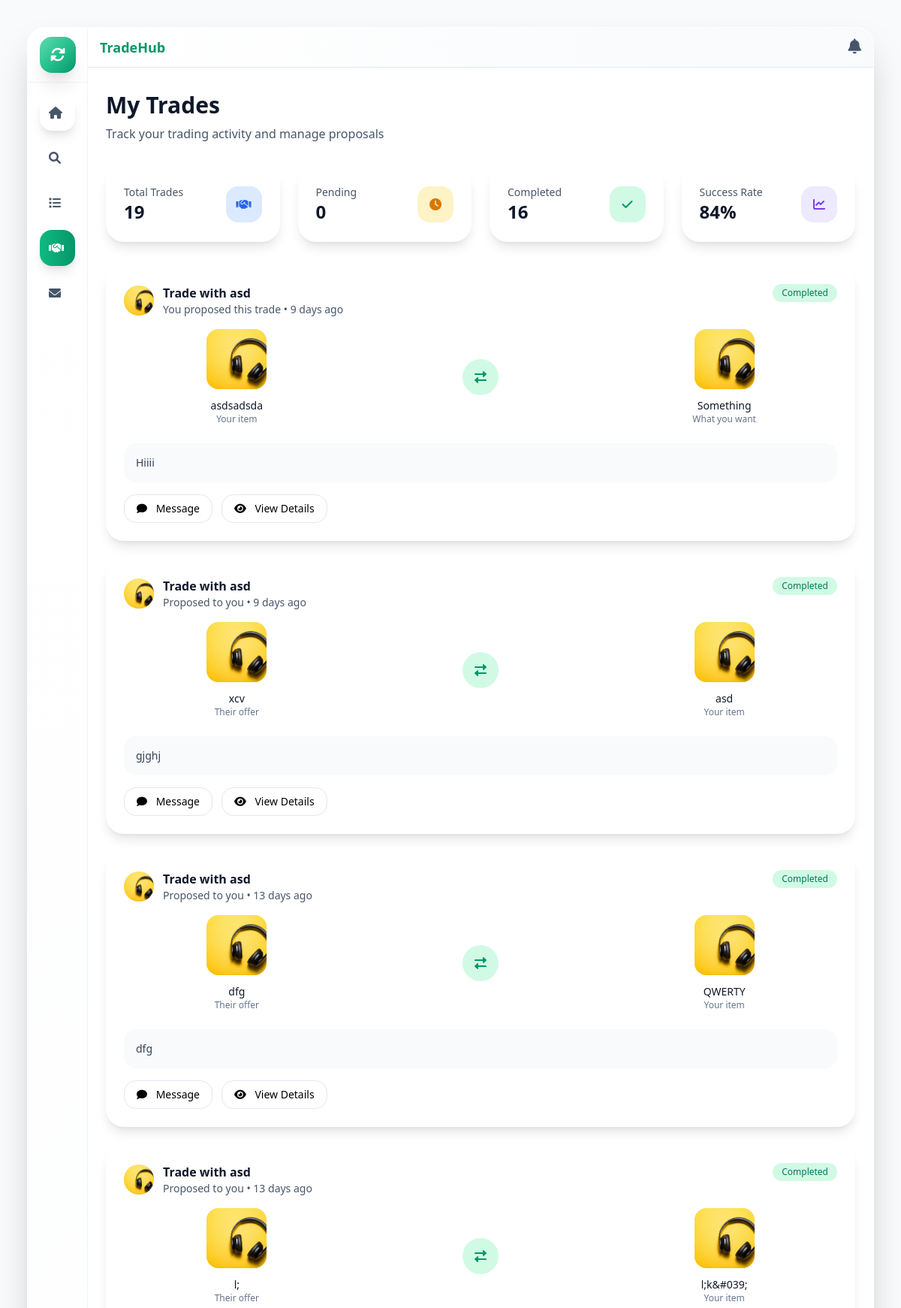
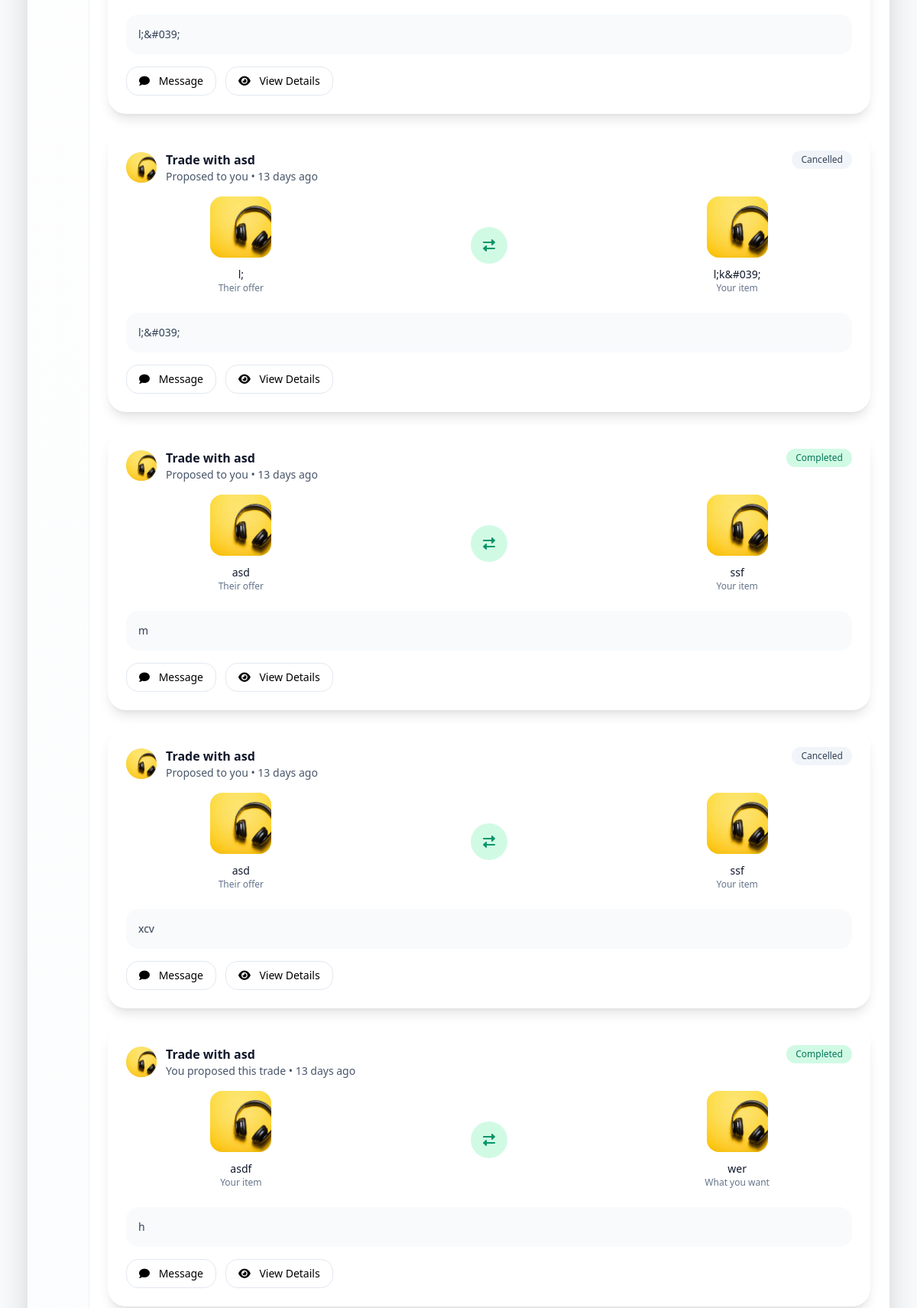
Page /Pages/trades.php (signed in, upper part) on the committed database (2 pictures, top to bottom).
### tables this page shows
CREATE TABLE `site_settings` (
  `id` int(11) NOT NULL,
  `setting_key` varchar(100) NOT NULL,
  `setting_value` text DEFAULT NULL,
  `created_at` timestamp NOT NULL DEFAULT current_timestamp(),
  `updated_at` timestamp NOT NULL DEFAULT current_timestamp() ON UPDATE current_timestamp()
);

CREATE TABLE `trades` (
  `id` int(11) NOT NULL,
  `requester_id` int(11) NOT NULL,
  `owner_id` int(11) NOT NULL,
  `offered_item_id` int(11) NOT NULL,
  `requested_item_id` int(11) NOT NULL,
  `status` enum('pending','accepted','declined','completed','cancelled') DEFAULT 'pending',
  `trade_method` enum('company_inspection','meetup','secure_location') DEFAULT NULL,
  `message` text DEFAULT NULL,
  `created_at` timestamp NOT NULL DEFAULT current_timestamp(),
  `updated_at` timestamp NOT NULL DEFAULT current_timestamp() ON UPDATE current_timestamp(),
  `requester_completed` tinyint(1) DEFAULT 0,
  `owner_completed` tinyint(1) DEFAULT 0
);

CREATE TABLE `users` (
  `id` int(11) NOT NULL,
  `full_name` varchar(255) NOT NULL,
  `email` varchar(255) NOT NULL,
  `password` varchar(255) NOT NULL,
  `phone` varchar(20) DEFAULT NULL,
  `location` varchar(255) DEFAULT NULL,
  `bio` text DEFAULT NULL,
  `avatar_url` varchar(500) DEFAULT NULL,
  `status` enum('active','inactive','suspended') DEFAULT 'active',
  `email_verified` tinyint(1) DEFAULT 0,
  `created_at` timestamp NOT NULL DEFAULT current_timestamp(),
  `updated_at` timestamp NOT NULL DEFAULT current_timestamp() ON UPDATE current_timestamp(),
  `role` varchar(20) NOT NULL DEFAULT 'user',
  `last_seen` timestamp NULL DEFAULT NULL
);

CREATE TABLE `listings` (
  `id` int(11) NOT NULL,
  `user_id` int(11) NOT NULL,
  `title` varchar(255) NOT NULL,
  `description` text NOT NULL,
  `type` enum('product','service') NOT NULL,
  `category` varchar(100) NOT NULL,
  `image_url` varchar(500) DEFAULT NULL,
  `looking_for` longtext DEFAULT NULL CHECK (json_valid(`looking_for`)),
  `status` enum('active','inactive','deleted') DEFAULT 'active',
  `views` int(11) DEFAULT 0,
  `created_at` timestamp NOT NULL DEFAULT current_timestamp(),
  `updated_at` timestamp NOT NULL DEFAULT current_timestamp() ON UPDATE current_timestamp()
);

### config/config.php (called while the page is built, shortened)
<?php
function formatTimeAgo($datetime) {
    $time = time() - strtotime($datetime);
    if ($time < 2592000) return floor($time/86400) . ' days ago';
    return date('M j, Y', strtotime($datetime));
}
?>

### Pages/trades.php (the view, shortened to what this page needs)
<?php
require_once '../config/config.php';
$conn = getDBConnection();
$query = "SELECT t.*,
          l1.title as offered_item_title, l1.image_url as offered_item_image,
          l2.title as requested_item_title, l2.image_url as requested_item_image,
          u1.full_name as requester_name, u1.avatar_url as requester_avatar,
          u2.full_name as owner_name, u2.avatar_url as owner_avatar
          FROM trades t
          JOIN listings l1 ON t.offered_item_id = l1.id
          JOIN listings l2 ON t.requested_item_id = l2.id
          JOIN users u1 ON t.requester_id = u1.id
          JOIN users u2 ON t.owner_id = u2.id
          WHERE t.requester_id = ? OR t.owner_id = ?
          ORDER BY t.created_at DESC";
$stmt = $conn->prepare($query);
$stmt->bind_param("ii", $_SESSION['user_id'], $_SESSION['user_id']);
$stmt->execute();
$result = $stmt->get_result();
$trades = $result->fetch_all(MYSQLI_ASSOC);
include '../includes/header.php';
?>
<link href="https://cdn.jsdelivr.net/npm/tailwindcss@2.2.19/dist/tailwind.min.css" rel="stylesheet">
<link rel="stylesheet" href="https://cdnjs.cloudflare.com/ajax/libs/font-awesome/5.15.4/css/all.min.css">
<div class="min-h-screen bg-slate-50">
    <div class="md:p-9">
        <div class="max-w-full mx-auto h-[100vh] md:h-[calc(95vh-3rem)]">
            <div class="flex h-full bg-white/95 backdrop-blur-sm rounded-3xl shadow-2xl border border-white/50 overflow-hidden animate-scale-in">
                <?php include '../includes/sidebar.php'; ?>
                <div class="flex-1 h-full overflow-y-auto">
    <div class="flex-1 flex flex-col">
    <?php include '../includes/head.php'; ?>
    <div class="p-8 sm:px-6 py-6 sm:py-8">
        <div class="mb-8">
            <h1 class="text-3xl font-bold text-slate-900 mb-2">My Trades</h1>
            <p class="text-slate-600">Track your trading activity and manage proposals</p>
        </div>
        <div class="grid grid-cols-1 md:grid-cols-4 gap-6 mb-8">
            <div class="bg-white p-6 rounded-3xl shadow-lg">
                <div class="flex items-center justify-between">
                    <div>
                        <p class="text-slate-600 text-sm">Total Trades</p>
                        <p class="text-2xl font-bold text-slate-900"><?php echo count($trades); ?></p>
                    </div>
                    <div class="w-12 h-12 bg-blue-100 rounded-2xl flex items-center justify-center">
                        <i class="fas fa-handshake text-blue-600"></i>
                    </div>
                </div>
            </div>
            <div class="bg-white p-6 rounded-3xl shadow-lg">
                <div class="flex items-center justify-between">
                    <div>
                        <p class="text-slate-600 text-sm">Pending</p>
                        <p class="text-2xl font-bold text-slate-900">
                            <?php echo count(array_filter($trades, function($t) { return $t['status'] === 'pending'; })); ?>
                        </p>
                    </div>
                    <div class="w-12 h-12 bg-amber-100 rounded-2xl flex items-center justify-center">
                        <i class="fas fa-clock text-amber-600"></i>
                    </div>
                </div>
            </div>
            <div class="bg-white p-6 rounded-3xl shadow-lg">
                <div class="flex items-center justify-between">
                    <div>
                        <p class="text-slate-600 text-sm">Completed</p>
                        <p class="text-2xl font-bold text-slate-900">
                            <?php echo count(array_filter($trades, function($t) { return $t['status'] === 'completed'; })); ?>
                        </p>
                    </div>
                    <div class="w-12 h-12 bg-emerald-100 rounded-2xl flex items-center justify-center">
                        <i class="fas fa-check text-emerald-600"></i>
                    </div>
                </div>
            </div>
            <div class="bg-white p-6 rounded-3xl shadow-lg">
                <div class="flex items-center justify-between">
                    <div>
                        <p class="text-slate-600 text-sm">Success Rate</p>
                        <p class="text-2xl font-bold text-slate-900">
                            <?php
                            $completed = count(array_filter($trades, function($t) { return $t['status'] === 'completed'; }));
                            $total = count($trades);
                            echo $total > 0 ? round(($completed / $total) * 100) : 0;
                            ?>%
                        </p>
                    </div>
                    <div class="w-12 h-12 bg-purple-100 rounded-2xl flex items-center justify-center">
                        <i class="fas fa-chart-line text-purple-600"></i>
                    </div>
                </div>
            </div>
        </div>
        <?php if (empty($trades)): ?>
            <div class="bg-white rounded-3xl shadow-lg p-12 text-center">
                <div class="w-16 h-16 bg-slate-100 rounded-full flex items-center justify-center mx-auto mb-6">
                    <i class="fas fa-handshake text-slate-400 text-2xl"></i>
                </div>
                <h3 class="text-xl font-semibold text-slate-900 mb-2">No trades yet</h3>
                <p class="text-slate-600 mb-6">Start browsing the marketplace to find items you'd like to trade for</p>
                <a href="marketplace.php" class="bg-emerald-500 hover:bg-emerald-600 text-white px-6 py-3 rounded-2xl font-semibold">
                    Browse Marketplace
                </a>
            </div>
        <?php else: ?>
            <div class="space-y-6">
                <?php foreach ($trades as $trade): ?>
                    <?php
                    $is_requester = $trade['requester_id'] == $_SESSION['user_id'];
                    $partner_name = $is_requester ? $trade['owner_name'] : $trade['requester_name'];
                    $partner_avatar = $is_requester ? $trade['owner_avatar'] : $trade['requester_avatar'];
                    ?>
                    <div class="bg-white rounded-3xl shadow-lg p-6 hover:shadow-xl transition-shadow duration-300">
                        <div class="flex items-start justify-between mb-4">
                            <div class="flex items-center space-x-3">
                                <div class="w-10 h-10 bg-slate-200 rounded-full flex items-center justify-center">
                                    <?php if ($partner_avatar): ?>
                                        <img src="<?php echo htmlspecialchars($partner_avatar); ?>" alt="" class="w-full h-full rounded-full object-cover">
                                    <?php else: ?>
                                        <i class="fas fa-user text-slate-600"></i>
                                    <?php endif; ?>
                                </div>
                                <div>
                                    <h3 class="font-semibold text-slate-900">
                                        Trade with <?php echo htmlspecialchars($partner_name); ?>
                                    </h3>
                                    <p class="text-slate-600 text-sm">
                                        <?php echo $is_requester ? 'You proposed this trade' : 'Proposed to you'; ?> •
                                        <?php echo formatTimeAgo($trade['created_at']); ?>
                                    </p>
                                </div>
                            </div>
                            <span class="px-3 py-1 rounded-xl text-xs font-medium <?php
                                switch($trade['status']) {
                                    case 'completed': echo 'bg-emerald-100 text-emerald-700'; break;
                                    case 'cancelled': echo 'bg-slate-100 text-slate-700'; break;
                                }
                            ?>">
                                <?php echo ucfirst($trade['status']); ?>
                            </span>
                        </div>
                        <div class="grid md:grid-cols-3 gap-6 mb-6">
                            <div class="text-center">
                                <div class="w-20 h-20 bg-slate-200 rounded-2xl flex items-center justify-center mx-auto mb-3">
                                <?php
                                if (!empty($trade['offered_item_image'])) {
                                    $images = array_map('trim', explode(',', $trade['offered_item_image']));
                                    $firstImage = $images[0] ?? null;
                                    if ($firstImage) {
                                        ?>
                                        <img src="<?php echo htmlspecialchars($firstImage); ?>" alt="" class="w-full h-full rounded-2xl object-cover">
                                        <?php
                                    } else {
                                        ?>
                                        <i class="fas fa-box text-slate-400 text-2xl"></i>
                                        <?php
                                    }
                                } else {
                                    ?>
                                    <i class="fas fa-box text-slate-400 text-2xl"></i>
                                    <?php
                                }
                                ?>
                                </div>
                                <h4 class="font-medium text-slate-900 text-sm"><?php echo htmlspecialchars($trade['offered_item_title']); ?></h4>
                                <p class="text-slate-500 text-xs">
                                    <?php echo $is_requester ? 'Your item' : 'Their offer'; ?>
                                </p>
                            </div>
                            <div class="flex items-center justify-center">
                                <div class="w-12 h-12 bg-emerald-100 rounded-full flex items-center justify-center">
                                    <i class="fas fa-exchange-alt text-emerald-600"></i>
                                </div>
                            </div>
                            <div class="text-center">
                                <div class="w-20 h-20 bg-slate-200 rounded-2xl flex items-center justify-center mx-auto mb-3">
                                <?php
                                if (!empty($trade['requested_item_image'])) {
                                    $images = array_map('trim', explode(',', $trade['requested_item_image']));
                                    $firstImage = $images[0] ?? null;
                                    if ($firstImage) {
                                        ?>
                                        <img src="<?php echo htmlspecialchars($firstImage); ?>" alt="" class="w-full h-full rounded-2xl object-cover">
                                        <?php
                                    } else {
                                        ?>
                                        <i class="fas fa-box text-slate-400 text-2xl"></i>
                                        <?php
                                    }
                                } else {
                                    ?>
                                    <i class="fas fa-box text-slate-400 text-2xl"></i>
                                    <?php
                                }
                                ?>
                                </div>
                                <h4 class="font-medium text-slate-900 text-sm"><?php echo htmlspecialchars($trade['requested_item_title']); ?></h4>
                                <p class="text-slate-500 text-xs">
                                    <?php echo $is_requester ? 'What you want' : 'Your item'; ?>
                                </p>
                            </div>
                        </div>
                        <?php if ($trade['message']): ?>
                            <div class="bg-slate-50 rounded-2xl p-4 mb-4">
                                <p class="text-slate-700 text-sm"><?php echo htmlspecialchars($trade['message']); ?></p>
                            </div>
                        <?php endif; ?>
                        <div class="flex items-center justify-between">
                            <div class="flex space-x-3">
                                <a href="messages.php?user=<?php echo $is_requester ? $trade['owner_id'] : $trade['requester_id']; ?>"
                                   class="border border-slate-200 hover:bg-slate-50 px-4 py-2 rounded-2xl text-sm">
                                    <i class="fas fa-comment mr-2"></i>
                                    Message
                                </a>
                                <a href="trade-details.php?id=<?php echo $trade['id']; ?>"
                                   class="border border-slate-200 hover:bg-slate-50 px-4 py-2 rounded-2xl text-sm">
                                    <i class="fas fa-eye mr-2"></i>
                                    View Details
                                </a>
                            </div>
                        </div>
                    </div>
                <?php endforeach; ?>
            </div>
        <?php endif; ?>
    </div>
</div>
<?php include '../includes/footer.php'; ?>

### includes/Name.php
<?php
require_once '../config/config.php';
$conn = getDBConnection();
$query = "SELECT setting_value FROM site_settings WHERE setting_key = 'site_name' LIMIT 1";
$result = $conn->query($query);
if ($result && $row = $result->fetch_assoc()) {
    echo htmlspecialchars($row['setting_value']);
}
?>

### assets/css/style.css (style rules this page uses)
* { transition: all 0.2s ease-in-out; }

### includes/header.php (style rules this page uses)
* { transition: all 0.2s ease-in-out; }

### Pages/profilemodal.php (style rules this page uses)
* { scrollbar-width: thin; scrollbar-color: #888 #f1f1f1; }

### rows in the picture
site_settings: setting_value "TradeHub"
trades: owner.avatar_url (picture), owner.full_name "asd", shows "You proposed this trade", created_at "9 days ago", status "Completed", offered_item.title "asdsadsda", shows "Your item", requested_item.title "Something", shows "What you want", message "Hiiii"
trades: requester.avatar_url (picture), requester.full_name "asd", shows "Proposed to you", created_at "9 days ago", status "Completed", offered_item.title "xcv", shows "Their offer", requested_item.title "asd", shows "Your item", message "gjghj"
trades: requester.avatar_url (picture), requester.full_name "asd", shows "Proposed to you", created_at "13 days ago", status "Completed", offered_item.title "dfg", shows "Their offer", requested_item.title "QWERTY", shows "Your item", message "dfg"
trades: requester.avatar_url (picture), requester.full_name "asd", shows "Proposed to you", created_at "13 days ago", status "Completed", offered_item.title "l;", shows "Their offer", requested_item.title "l;k&#039;", shows "Your item", message "l;&#039;"
trades: requester.avatar_url (picture), requester.full_name "asd", shows "Proposed to you", created_at "13 days ago", status "Cancelled", offered_item.title "l;", shows "Their offer", requested_item.title "l;k&#039;", shows "Your item", message "l;&#039;"
trades: requester.avatar_url (picture), requester.full_name "asd", shows "Proposed to you", created_at "13 days ago", status "Completed", offered_item.title "asd", shows "Their offer", requested_item.title "ssf", shows "Your item", message "m"
trades: requester.avatar_url (picture), requester.full_name "asd", shows "Proposed to you", created_at "13 days ago", status "Cancelled", offered_item.title "asd", shows "Their offer", requested_item.title "ssf", shows "Your item", message "xcv"
trades: owner.avatar_url (picture), owner.full_name "asd", shows "You proposed this trade", created_at "13 days ago", status "Completed", offered_item.title "asdf", shows "Your item", requested_item.title "wer", shows "What you want", message "h"

### other values in the picture
count($trades) "19"
